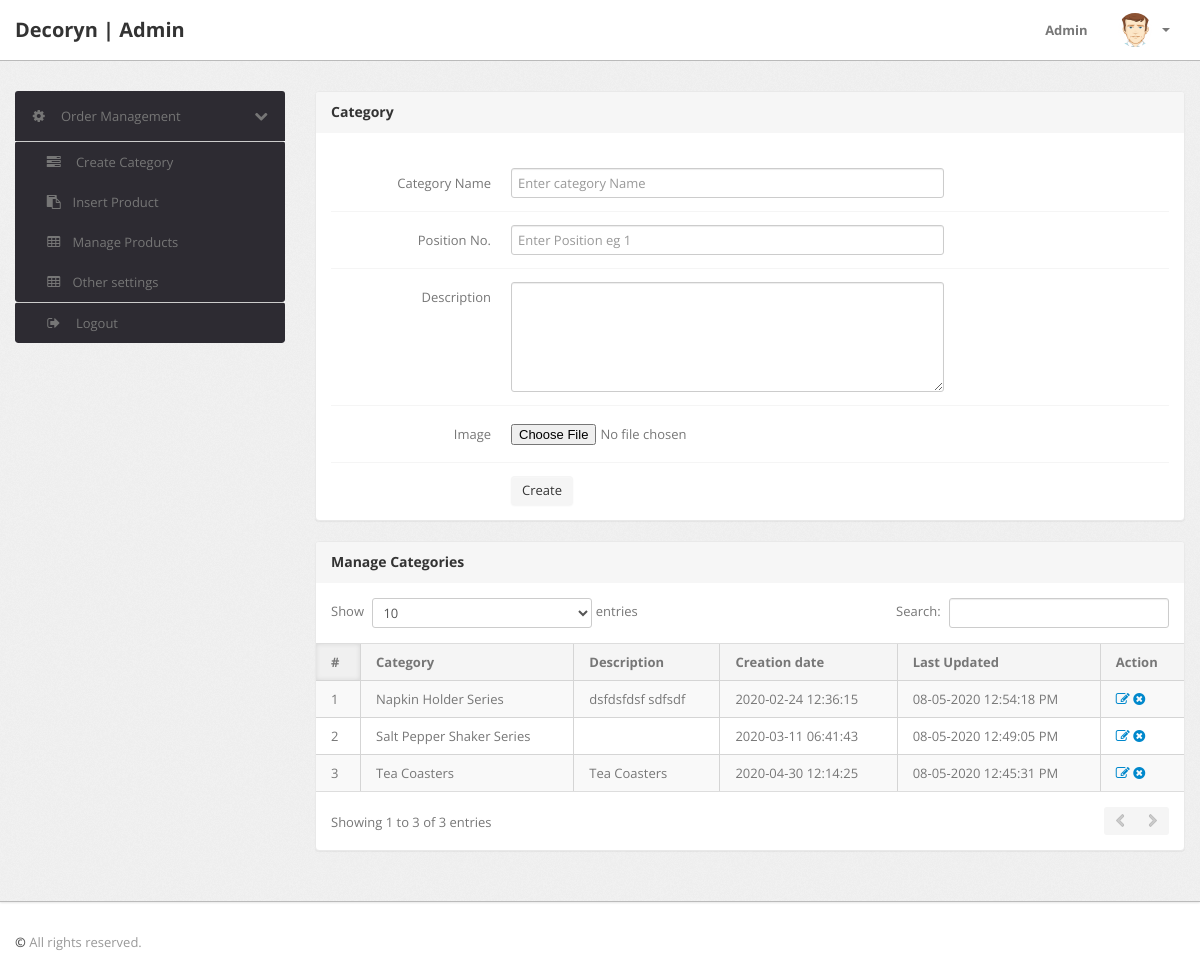
The app's page /admin/category.php (signed in), older data.
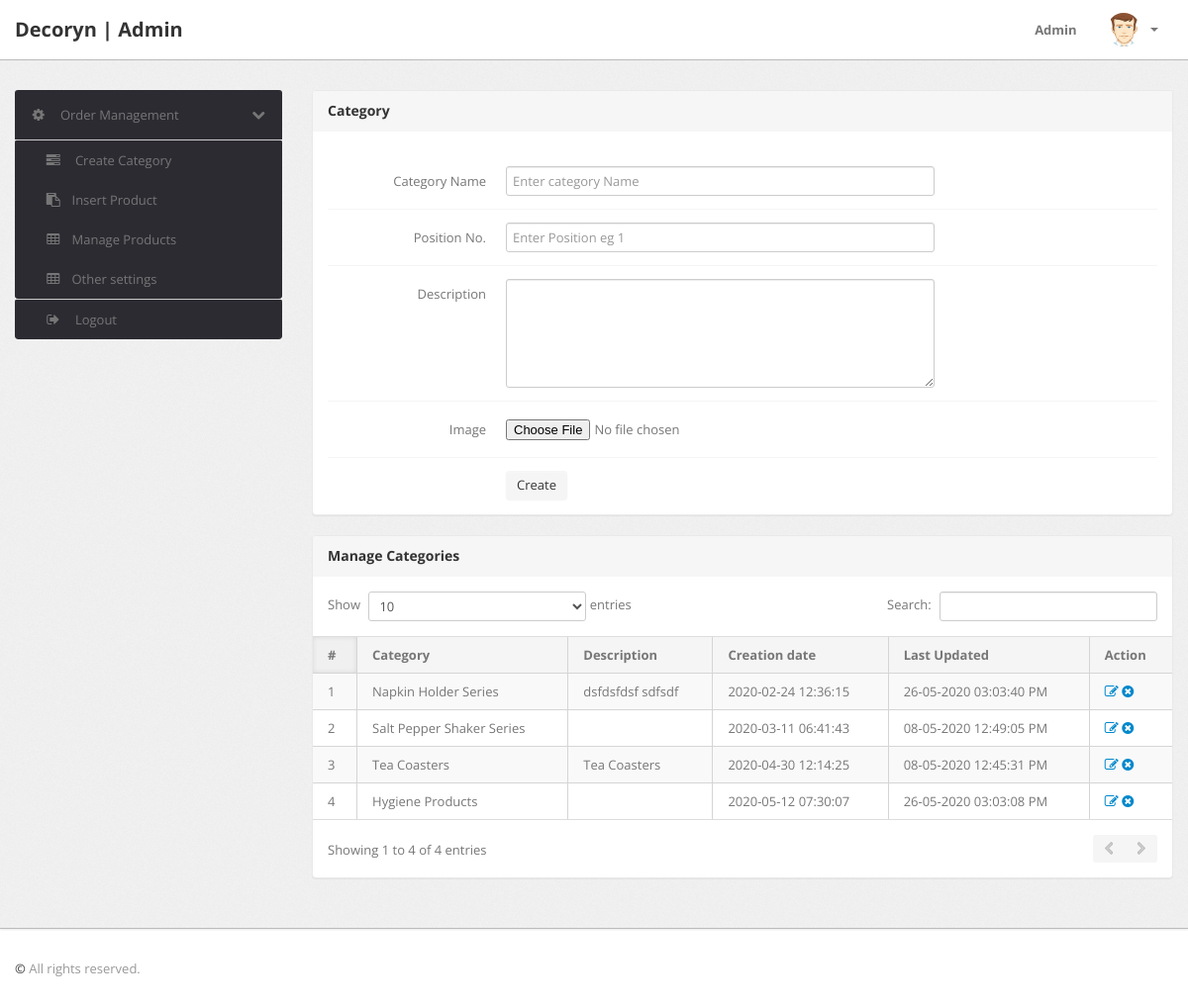
The same page, newer data.
### tables this page shows
CREATE TABLE `category` (
  `id` int(11) NOT NULL,
  `categoryName` varchar(255) DEFAULT NULL,
  `categoryDescription` longtext,
  `creationDate` timestamp NOT NULL DEFAULT CURRENT_TIMESTAMP,
  `updationDate` varchar(255) DEFAULT NULL,
  `img` varchar(222) DEFAULT NULL,
  `position` varchar(200) DEFAULT '0'
);

### admin/category.php (the view, shortened to what the changed rows need)
<?php
if(strlen($_SESSION['alogin'])==0)
{
    header('location:index.php');
}
else{
    ?>
    <!DOCTYPE html>
    <html lang="en">
<head>
    <link type="text/css" href="bootstrap/css/bootstrap.min.css" rel="stylesheet">
    <link type="text/css" href="bootstrap/css/bootstrap-responsive.min.css" rel="stylesheet">
    <link type="text/css" href="css/theme.css" rel="stylesheet">
    <link type="text/css" href="images/icons/css/font-awesome.css" rel="stylesheet">
</head>
<body>
<?php include('include/header.php');?>
<div class="wrapper">
    <div class="container">
        <div class="row">
            <?php include('include/sidebar.php');?>
            <div class="span9">
                <div class="content">
                    <div class="module">
                        <div class="module-head">
                            <h3>Category</h3>
                        </div>
                        <div class="module-body">
                            <br />
                            <form class="form-horizontal row-fluid" name="Category" method="post" enctype="multipart/form-data" >
                                <div class="control-group">
                                    <label class="control-label" for="basicinput">Category Name</label>
                                    <div class="controls">
                                        <input type="text" placeholder="Enter category Name"  name="category" class="span8 tip" required>
                                    </div>
                                </div>
                                <div class="control-group">
                                    <label class="control-label" for="basicinput">Position No.</label>
                                    <div class="controls">
                                        <input type="text" placeholder="Enter Position eg 1"  name="position" class="span8 tip" required>
                                    </div>
                                </div>
                                <div class="control-group">
                                    <label class="control-label" for="basicinput">Description</label>
                                    <div class="controls">
                                        <textarea class="span8" name="description" rows="5"></textarea>
                                    </div>
                                </div>
                                <div class="control-group">
                                    <label class="control-label" for="basicinput">Image</label>
                                    <div class="controls">
                                        <input type="file" name="img" id="img" value="" class="span8 tip" required>
                                    </div>
                                </div>
                                <div class="control-group">
                                    <div class="controls">
                                        <button type="submit" name="submit" class="btn">Create</button>
                                    </div>
                                </div>
                            </form>
                        </div>
                    </div>
                    <div class="module">
                        <div class="module-head">
                            <h3>Manage Categories</h3>
                        </div>
                        <div class="module-body table">
                            <table cellpadding="0" cellspacing="0" border="0" class="datatable-1 table table-bordered table-striped	 display" width="100%">
                                <thead>
                                <tr>
                                    <th>#</th>
                                    <th>Category</th>
                                    <th>Description</th>
                                    <th>Creation date</th>
                                    <th>Last Updated</th>
                                    <th>Action</th>
                                </tr>
                                </thead>
                                <tbody>
                                <?php $query=mysqli_query($con,"select * from category");
                                $cnt=1;
                                while($row=mysqli_fetch_array($query))
                                {
                                    ?>
                                    <tr>
                                        <td><?php echo htmlentities($cnt);?></td>
                                        <td><?php echo htmlentities($row['categoryName']);?></td>
                                        <td><?php echo htmlentities($row['categoryDescription']);?></td>
                                        <td> <?php echo htmlentities($row['creationDate']);?></td>
                                        <td><?php echo htmlentities($row['updationDate']);?></td>
                                        <td>
                                            <a href="edit-category.php?id=<?php echo $row['id']?>" ><i class="icon-edit"></i></a>
                                            <a href="category.php?id=<?php echo $row['id']?>&del=delete" onClick="return confirm('Are you sure you want to delete?')"><i class="icon-remove-sign"></i></a></td>
                                    </tr>
                                    <?php $cnt=$cnt+1; } ?>
                            </table>
                        </div>
                    </div>
                </div>
            </div>
        </div>
    </div>
</div>
<?php include('include/footer.php');?>
</body>
<?php } ?>

Row changes from the older to the newer data that the page shows:
changed category "Napkin Holder Series": updationDate "08-05-2020 12:54:18 PM" → "26-05-2020 03:03:40 PM"
added category: categoryName "Hygiene Products", creationDate "2020-05-12 07:30:07", updationDate "26-05-2020 03:03:08 PM"
Text that changed along with them:
text written by a page script: "Show entries Search: Showing 1 to 3 of 3 entries" → "Show entries Search: Showing 1 to 4 of 4 entries"
